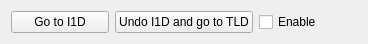
<?xml version="1.0" encoding="UTF-8"?>
<ui version="4.0">
 <class>Target</class>
 <widget class="QWidget" name="Target">
  <property name="geometry">
   <rect>
    <x>0</x>
    <y>0</y>
    <width>368</width>
    <height>44</height>
   </rect>
  </property>
  <property name="windowTitle">
   <string>Form</string>
  </property>
  <layout class="QHBoxLayout" name="horizontalLayout">
   <item>
    <widget class="QPushButton" name="go_to_dump_button">
     <property name="text">
      <string>Go to I1D</string>
     </property>
    </widget>
   </item>
   <item>
    <widget class="QPushButton" name="go_straight_button">
     <property name="text">
      <string>Undo I1D and go to TLD</string>
     </property>
    </widget>
   </item>
   <item>
    <widget class="QCheckBox" name="enable_panel_checkbox">
     <property name="text">
      <string>Enable </string>
     </property>
    </widget>
   </item>
  </layout>
 </widget>
 <resources/>
 <connections/>
</ui>
